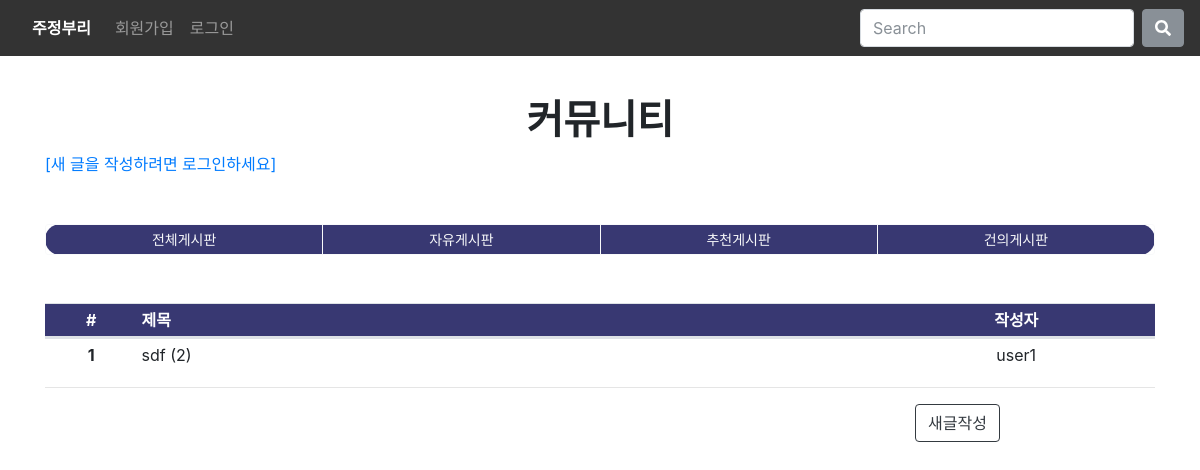
The app's page /community/articles/, older data.
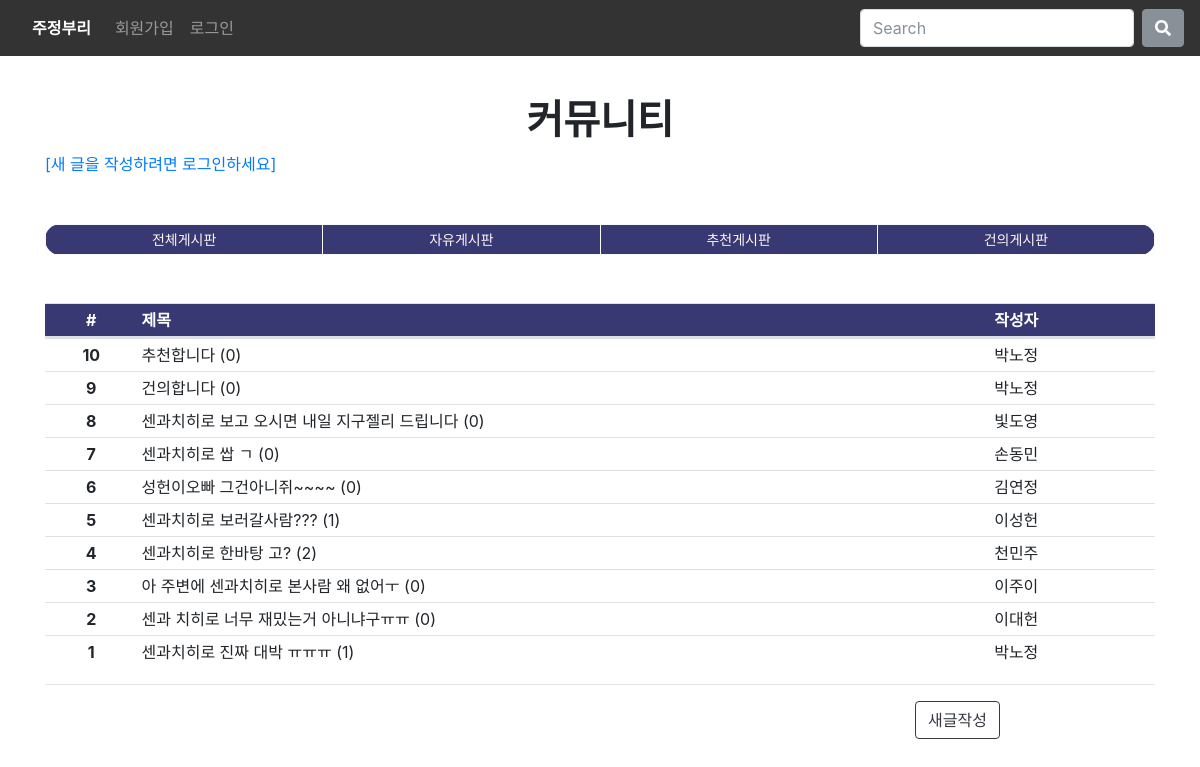
The same page, newer data.
### community/models.py (models this page shows)
class Article(models.Model):
    title= models.CharField(max_length=100)
    content = models.TextField()
    created_at = models.DateTimeField(auto_now_add=True)
    updated_at = models.DateTimeField(auto_now=True)
    user = models.ForeignKey(settings.AUTH_USER_MODEL, on_delete=models.CASCADE)
    purpose = models.IntegerField()

class Comment(models.Model):
    user = models.ForeignKey(settings.AUTH_USER_MODEL, on_delete=models.CASCADE)
    article = models.ForeignKey(Article, on_delete=models.CASCADE)
    content = models.CharField(max_length=300)
    created_at = models.DateTimeField(auto_now_add=True)
    updated_at = models.DateTimeField(auto_now=True)

### accounts/models.py (models this page shows)
class User(AbstractUser):
    pass

### community/views.py (the view)
# urls.py: path('articles/', views.index, name='index'),
@require_GET
def index(request):
    articles = Article.objects.order_by('-pk')
    paginator = Paginator(articles, 10)
    page_number = request.GET.get('page')
    page_obj = paginator.get_page(page_number)
    context = {
        'articles': articles,
        'page_obj': page_obj,
    }
    return render(request, 'community/index.html', context)

### community/templates/community/index.html (shortened to what this page needs)
{% extends 'base.html' %}
{% block content %}
  <h1 class='jemok'><strong>커뮤니티</strong> </h1>
  {% if user.is_authenticated %}
  {% else %}
  <a href="{% url 'accounts:login' %}">[새 글을 작성하려면 로그인하세요]</a>
  {% endif %}
  <div class="w-100 my-5" style="background-color: rgb(56, 56, 114); border-radius: 20px;">
    <div class="w-100 btn-group btn-group-sm overflow-auto" role="group">
      <button id="btn-0" class="btn btn-outline-light my-2 my-sm-0"
      onclick="location.href='{% url 'community:index' %}'">전체게시판</button>
      <button id="btn-1" class="btn btn-outline-light my-2 my-sm-0"
      onclick="location.href='{% url 'community:pur_index' 1 %}'">자유게시판</button>
      <button id="btn-2" class="btn btn-outline-light my-2 my-sm-0"
      onclick="location.href='{% url 'community:pur_index' 2 %}'">추천게시판</button>
      <button id="btn-3" class="btn btn-outline-light my-2 my-sm-0"
      onclick="location.href='{% url 'community:pur_index' 3 %}'">건의게시판</button>
    </div>
  </div>
  <table class="table">
    <thead class="col-12 thead">
      <tr class="row w-100 m-0" style="background-color: rgb(56, 56, 114); color:white">
        <th class="col-1 text-center p-1">#</th>
        <th class="col-7 col-md-8 p-1">제목</th>
        <th class="col-4 col-md-3 p-1 text-center">작성자</th>
      </tr>
    </thead>
    <tbody class="col-12">
      {% for article in page_obj %}
      <tr class="row m-0" onclick="location.href='{% url 'community:detail' article.pk %}'" style="cursor:pointer;">
        <th class="col-1 p-1 text-center">{{ article.pk }}</th>
        <td class="col-7 col-md-8 p-1 text-truncate" colspan="2">{{ article.title }} ({{ article.comment_set.all|length }})</td>
        <td class="col-4 col-md-3 p-1 text-center text-truncate">{{ article.user }}</td>
      </tr>
      {% endfor %}
    </tbody>
  </table>
  <hr>
  <a href="{% url 'community:create' %}" class=" new btn btn-outline-dark">새글작성</a>
  </div>
{% endblock %}

Row changes from the older to the newer data that the page shows:
added Article: pk "10", title "추천합니다", comment_set.all|length "0", user "박노정"
added Article: pk "9", title "건의합니다", comment_set.all|length "0", user "박노정"
added Article: pk "8", title "센과치히로 보고 오시면 내일 지구젤리 드립니다", comment_set.all|length "0", user "빛도영"
added Article: pk "7", title "센과치히로 쌉 ㄱ", comment_set.all|length "0", user "손동민"
added Article: pk "6", title "성헌이오빠 그건아니쥐~~~~", comment_set.all|length "0", user "김연정"
added Article: pk "5", title "센과치히로 보러갈사람???", comment_set.all|length "1", user "이성헌"
added Article: pk "4", title "센과치히로 한바탕 고?", comment_set.all|length "2", user "천민주"
added Article: pk "3", title "아 주변에 센과치히로 본사람 왜 없어ㅜ", comment_set.all|length "0", user "이주이"
added Article: pk "2", title "센과 치히로 너무 재밌는거 아니냐구ㅠㅠ", comment_set.all|length "0", user "이대헌"
changed Article id 1: title "sdf" → "센과치히로 진짜 대박 ㅠㅠㅠ"; comment_set.all|length "2" → "1"; user "user1" → "박노정"
